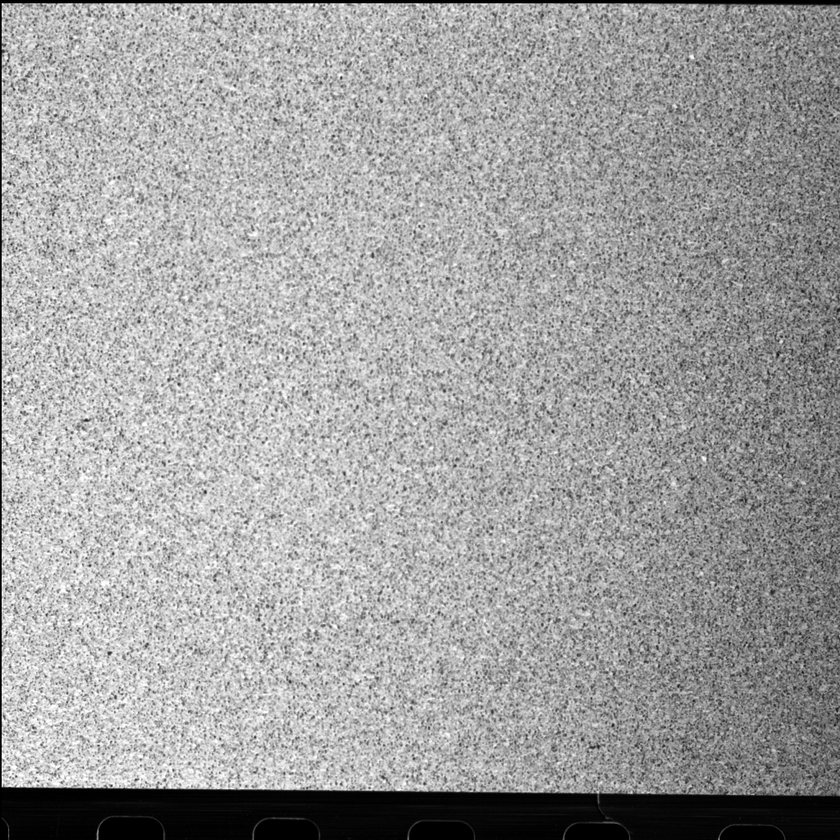
#> input picture L5/1.4.11.tiff, 840 x 840 px, shrunk from 1024 x 1024 before the run
$ jupyter execute AI-L5.ipynb   (older library calls are emulated)
#> lines starting #> are read from the running program, lines starting #| are printed output that depends on the picture
# Caracterizarea texturilor

## Introducere

Termenul de textura este legat de perceptia (vizuala si tactila) a unui material. Putem considera textura ca o proprietate a obiectelor sau a materialelor, ce caracterizeaza structura lor fizica din punctul de vedere al dimensiunii, formei, orientarii, aranjamentului si proportiei partilor constituente ale acesteia.

Caracterizarea texturilor se poate face:
- din punct de vedere determinist considerand repetarea unor motive de baza (spatial), in diferite directii.
- din punct de vedere probabilist considerand ca textura este generata de ceva aleator, fara vreo repetabilitate localizabila.
- mixt considerand ca textura poate fi vazuta ca o structura spatiala constituita din mai multe motive de baza, dipuse în mod aleator (in spatiu sau/si amplitudine)

## Caracterizarea texturilor prin matrice de coocurenta

In general matricea de coocurenta este aproximarea densitatii de probabilitate de ordin 2 a unei perechi de variabile aleatoare. In cazul imaginilor vom considera ca cele doua variabile aleatoare sunt valorile nivelurilor de gri a 2 pixeli cu pozitie relativa stabila unul fata de altul.

Se stabileste un vector de translatie spatiala $t$ ce defineste separatia spatiala a celor 2 pixeli (pozitia relativa a celui de-al doilea pixel fata de primul - considerat originea axei de coordonate). Pentru orice 2 pixeli separati de acest vector de translatie se calculeaza probabilitatea de aparitie a perechii de pixeli care au nivelurile de gri $a$ si respectiv $b$:

\begin{equation}
M_t(a, b) = Card\{ (x,x+t)∈R×R | f(x) = a \text{  si  } f(x+t) = b\} / Card\{( (x,x+t)∈R×R \} .
\end{equation}

Asadar matricea de coocurenta va fi o matrice patrata, cu numar de linii si coloane egal cu numarul de niveluri de gri din imaginea/regiunea de textura considerata. <i>In practica, pentru reducerea calculelor, numarul de niveluri de gri este redus la 8 sau la 16.</i>

Distinctia intre texturi diferite poate fi facuta in primul rand prin inspectia (examinarea de ansamblu) a matricii de coocurenta, printr-o vizualizare tridimensionala a matricii (de exemplu, pentru o zona uniforma, matricea de coocurenta are o singura componenta nenula, indiferent de vectorul de translatie ales). Pentru o comparatie numerica au fost definiti mai multi indici de natura statistica (omogenitate, uniformitate, entropie, contrast, etc.) ce caracterizeaza distributia componentelor matricei de coocurenta.

In Python o implementare directa a calculului matricei de coocurenta si a parametrilor statistici calculati pe aceasta se gasesc chiar in skimage cu <i>greycomatrix</i> si <i>greycoprops</i>.

Utilizati greycomatrix si greycoprops pentru o textura mica facuta local si urmariti rezultatele. Modificati distanta si unghiul si observati cum se modifica matricea de coocurenta.

<i>Atentie: vectorul de translatie se va da sub forma distanta si unghi in greycomatrix.</i>

[cell 1]
import numpy as np
from skimage import io, color, feature
import matplotlib.pyplot as plt


image = np.array([[0, 0, 2, 1],
                  [0, 0, 1, 1],
                  [0, 2, 2, 2],
                  [2, 2, 3, 3]], dtype=np.uint8)

image = np.array([[0, 0, 2, 2],
                  [0, 0, 2, 2],
                  [0, 0, 2, 2],
                  [0, 0, 2, 2]], dtype=np.uint8)

print(image)
print('\n')
# feature.graycomatrix (imagine, distanta, unghi, numar de niveluri gri)
result = feature.graycomatrix(image, [1], [0], levels = 4)
print(result[:,:,0,0])

print('\n')
result = feature.graycomatrix(image, [1], [np.pi/4], levels = 4, normed = 'True')

print(np.shape(result))


print(result[:,:,0,0])
#print(result[:,:,0,1])

print('\n')
contr = feature.graycoprops(result, prop = 'contrast')
print(contr)
#plt.figure(), plt.imshow(result[:,:,0,0], cmap = 'gray'), plt.colorbar(), plt.show()

Folosind greycomatrix si greycoprops, scrieti o functie care sa calculeze parametri statistici pe matricea de coocurenta si sa ii intoarca intr-un vector.

[cell 2]
import numpy as np
from skimage import io, color, feature
import matplotlib.pyplot as plt

L = 256 #numarul initial de niveluri de gri
d = 16 #de cate ori micsorez numarul de niveluri de gri

def texture_features_GCM(img):
    result = feature.graycomatrix(img, [1], [0,  np.pi/4,  np.pi/2], levels=int(L/d))
    fc = feature.graycoprops(result, prop = 'contrast')
    fd = feature.graycoprops(result, prop = 'dissimilarity')
    fh = feature.graycoprops(result, prop = 'homogeneity')
    fa = feature.graycoprops(result, prop = 'ASM')
    fe = feature.graycoprops(result, prop = 'energy')
    fcc = feature.graycoprops(result, prop = 'correlation')

    feat = np.concatenate((fc,fd,fh,fa,fe,fcc), axis = 1)
    return feat


print(texture_features_GCM(image))

Cititi o imagine ce contine o textura. Micsorati numarul de niveluri de gri din aceasta imagine. Impartiti imaginea in blocuri de dimensiune fixa si calculati pe fiecare bloc parametri statistici pe baza matricei de coocurenta (folosind functia de mai sus). Folositi o suprapunere de 50% intre blocuri.

Modificati imaginea. Observati cum se schimba masurile.

[cell 3]
import numpy as np
from skimage import io, color, feature
import matplotlib.pyplot as plt

L = 256 #numarul initial de niveluri de gri
d = 16 #de cate ori micsorez numarul de niveluri de gri

# verificare pe imagini
image = io.imread('1.4.11.tiff')
#> image is the input picture: shape (840, 840); min 0, max 255, mean 160
dims = np.shape(image)
#> dims = (840, 840)
print(dims)
#| (840, 840)
plt.figure(), plt.imshow(image, cmap = 'gray'), plt.colorbar(), plt.show()

# se micsoreaza numarul de niveluri de gri
image = np.uint8(image/d)
plt.figure(),plt.imshow(image, cmap = 'gray'), plt.colorbar(), plt.show()

size_patch = 64 # cate linii / coloane are blocul pe care calculez matricea de coocurenta
step = int(size_patch/2) # pasul de parcurgere
nr_patch = int(dims[0]/step - 1) # cate blocuri am
#> nr_patch = 25

features1 = np.zeros([nr_patch*nr_patch, 18]) # 18 sunt numarul de masuri calculate pe matricea de coocurenta

index = 0
for i in range(nr_patch):
    for j in range(nr_patch):
        img = image[i*step:(i+2)*step, j*step:(j+2)*step]
        features1[index, :] = texture_features_GCM(img)
        index += 1
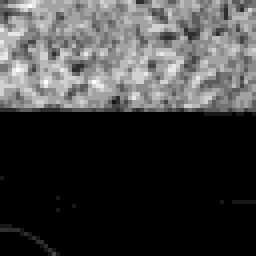
#> img: shape (64, 64) (shown 4 times larger); min 0, max 11, mean 2.8; drawn with min black and max white

print(features1)
#> (printed output is left out)
print(np.shape(features1))
#| (625, 18)

Folosind codul de mai sus, calculati masuri pe matricea de coocurenta a imaginii 'textura_mare1.tiff'. Clusterizati aceste date cu ajutorul algoritmului K-Means si folosind etichetele date de clusterizare segmentati imaginea. Ce observati?

Incercati acelasi cod pe 'textura_mare.tiff'.

[cell 4]
from sklearn import cluster

L = 256 #numarul initial de niveluri de gri
d = 16 #de cate ori micsorez numarul de niveluri de gri

image = io.imread('textura_mare.tiff')
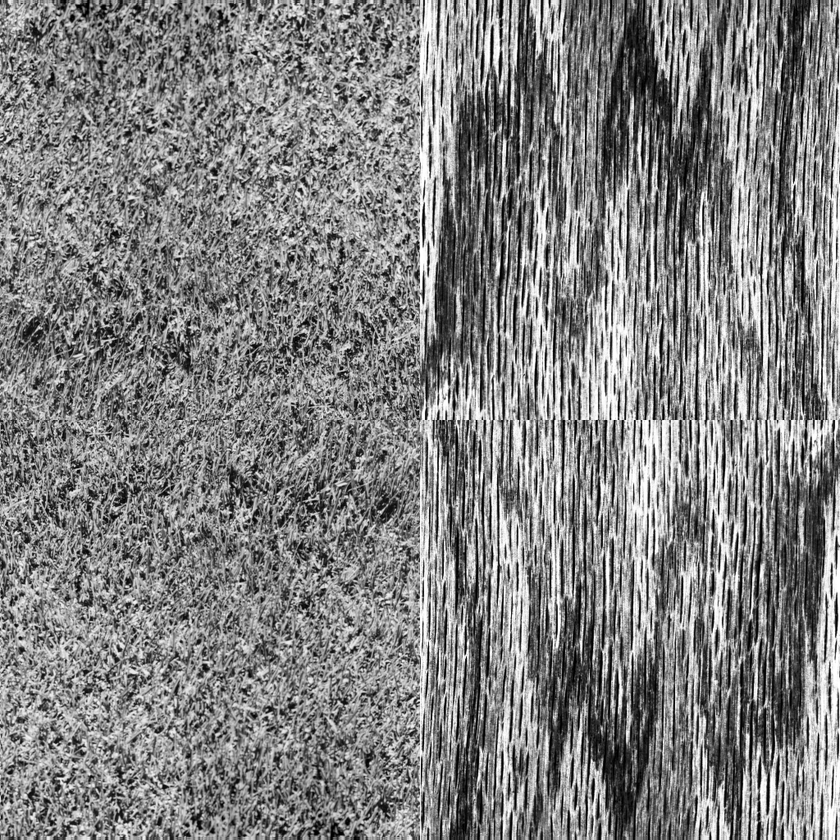
#> input picture L5/textura_mare.tiff, 840 x 840 px, shrunk from 1024 x 1024 before the run
#> image is the input picture: shape (840, 840); min 0, max 255, mean 129.3
dims = np.shape(image)
plt.imshow(image, cmap = 'gray'), plt.colorbar(), plt.show()

# se micsoreaza numarul de niveluri de gri
image = np.uint8(image/d)
plt.figure(),plt.imshow(image, cmap = 'gray'), plt.colorbar(), plt.show()

print(np.shape(image))
#| (840, 840)

#image[:,512:1023]=10
#plt.figure(),plt.imshow(image, cmap = 'gray'), plt.colorbar(), plt.show()

# impart imaginea in blocuri (suprapuse 50%) de size_patch x size_patch
size_patch = 64
step = int(size_patch/2)
nr_patch = int(dims[0]/step - 1)

features1 = np.zeros([nr_patch*nr_patch,18])

index = 0
for i in range(nr_patch):
    for j in range(nr_patch):

        img = image[i*step:(i+2)*step, j*step:(j+2)*step]
#        features1[i*nr_patch+j, :] = texture_features_GCM(img)
        features1[index, :] = texture_features_GCM(img)
        index +=  1
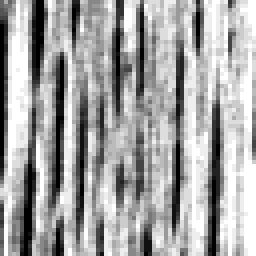
#> img: shape (64, 64) (shown 4 times larger); min 0, max 15, mean 9.7; drawn with min black and max white

#
print(np.shape(features1))
#| (625, 18)

[cell 5]
kmeans = cluster.KMeans(n_clusters=2, random_state=0).fit(features1)
etichete = kmeans.labels_
centroizi = kmeans.cluster_centers_

plt.figure(),plt.imshow(np.reshape(etichete,(nr_patch, nr_patch)), cmap = 'gray'),plt.show()

[cell 6]
kmeans = cluster.KMeans(n_clusters=3, random_state=0).fit(features1)
etichete = kmeans.labels_
centroizi = kmeans.cluster_centers_

plt.figure(),plt.imshow(np.reshape(etichete,(nr_patch, nr_patch)), cmap = 'gray'),plt.show()

## Caracterizarea texturilor prin matrice de izosegmente

Un izosegment de nivele de gri (numit uneori si plaja sau runlength) este o multime liniara, de lungime maxima, formata din pixeli consecutivi ce au acelasi nivel de gri, orientata pe o anumita directie. Lungimea unui izosegment este numarul de pixeli ce formeaza respectiva multime. Pentru o orientare (directie) fixata $θ$, se poate determina o matrice de izosegmente, ale carei elemente $M_θ(a, b)$ reprezinta numarul de izosegment ede lungime $b$ data, formate din pixeli de un nivel de gri $a$ dat si orientate pe directia $θ$. Matricea rezultata are $M$ linii (egal cu numarul de nivele de gri din imagine) si un numar de coloane $N_θ$, egal cu lungimea maxima a izosegmentelor pe directia considerata.

Sa se urmareasca in codul de mai jos o implementare simpla a calculului matricei de izosegmente pe directie orizontala.

[cell 7]
import numpy as np
from skimage import io
import matplotlib.pyplot as plt

def GLRLM(img, grayLevel, runLength):
#> called with img = array of shape (4, 4), grayLevel = 4, runLength = 4
    rlm = np.zeros([grayLevel, runLength])
    counter = 0
    dims = np.shape(img)
    # pentru fiecare pixel compar cu cel din dreapta
    for i in range(dims[0]):
        for j in range(dims[1]):
            val = img[i, j] # valoarea in pixelul curent
            # daca sunt la ultima coloana am ajuns la capatul izosegmentului
            if j==dims[1]-1:
                # incrementez RLM-ul si resetez counter
                rlm[val, counter] += 1
                counter = 0
            else:
                nextVal = img[i, j + 1] # valoarea in pixelul urmator
                # daca valorile sunt egale inseamna ca sunt in interiorul izosegmentului
                # deci incrementez lungimea
                if nextVal == val:
                    counter += 1
                    # altfel am ajuns la capatul izosegmentului
                    # incrementez RLM-ul si resetez counter
                else:
                    rlm[val, counter] += 1
                    counter = 0

    return rlm

Pe baza matricei de izosegmente se pot calcula diverse marimi cum ar fi proportia izosegmentelor scurte, proportia izosegmentelor lungi, heterogenitatea (non-uniformitatea) valorilor, heterogenitatea (non-uniformitatea) lungimilor, proportia izosegmentelor.

Acestea se pot calcula astfel:

[cell 8]
def paramGLRLM(rlm):
    rez=i = np.zeros([1,5])
    [h,w] = np.shape(rlm)
    i = np.arange(w)+1
    hist = np.dot(rlm,np.transpose(i))
    slp = np.sum(rlm)
    rez[0,4] = slp/np.sum(hist)
    i = i*i
    i = i[np.newaxis]
    t = np.dot(np.ones([h,1]),i)
    rez[0,0] = np.sum(np.sum(rlm/t))/slp
    rez[0,1] = np.sum(np.sum(rlm*t))/slp
    rez[0,2] = np.sum( np.sum(rlm, axis = 1) * np.sum(rlm, axis = 1), axis = 0 )/slp
    rez[0,3] = np.sum( np.sum(rlm, axis = 0) * np.sum(rlm, axis = 0) )/slp

    return rez

Scrieti un cod care sa calculeze matricea de izosegmente si parametri calculati pe aceasta matrice pe o imagine de textura mica, facuta local.

Cum faceti sa calculati matricea de izosegmente pe directia verticala?

[cell 9]
import numpy as np
from skimage import io, color, feature
import matplotlib.pyplot as plt

image = np.array([[0, 0, 1, 1],
                  [0, 0, 1, 1],
                  [0, 2, 2, 2],
                  [2, 2, 3, 3]], dtype=np.uint8)

image = np.array([[0, 2, 2, 2],
                  [0, 2, 2, 2],
                  [0, 2, 2, 2],
                  [0, 2, 2, 2]], dtype=np.uint8)


izo = GLRLM(image, 4, 4)
param_izo = paramGLRLM(izo)

print(izo)
print('\n')
print(param_izo)

Scrieti un cod care sa calculeze matricea de izosegmente si parametri calculati pe ea pentru o imagine reala care contine o textura folosind aceeasi tip de impartire in blocuri ca si la exercitiile anterioare (cu matrice de coocurenta). Nu uitati sa micsorati si numarul de niveluri de gri.

[cell 10]
import numpy as np
from skimage import io, color, feature
import matplotlib.pyplot as plt

L = 256
d = 16
image = io.imread('1.1.01.tiff')
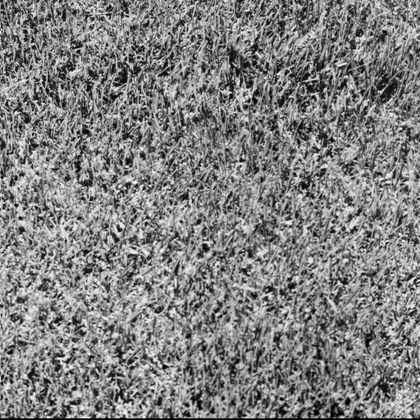
#> input picture L5/1.1.01.tiff, 420 x 420 px, shrunk from 512 x 512 before the run
#> image is the input picture: shape (420, 420); min 0, max 255, mean 128.7
dims = np.shape(image)
#image = np.uint8(color.rgb2gray(image)*255)
#plt.figure(), plt.imshow(image, cmap = 'gray'), plt.colorbar(), plt.show()

# se micsoreaza numarul de niveluri de gri
image = np.uint8(image/d)
plt.figure(),plt.imshow(image, cmap = 'gray'),plt.show()

size_patch = 64
step = int(size_patch/2)
nr_patch = int(dims[0]/step - 1)

features1 = np.zeros([nr_patch*nr_patch, 5])

index = 0
for i in range(nr_patch):
    for j in range(nr_patch):
        img = image[i*step:(i+2)*step, j*step:(j+2)*step]
        rlm = GLRLM(img, int(L/d), size_patch)
        features1[index, :] = paramGLRLM(rlm)
        index += 1
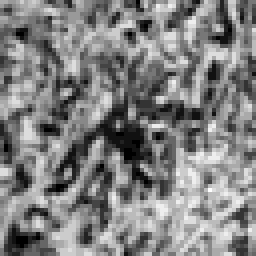
#> img: shape (64, 64) (shown 4 times larger); min 0, max 15, mean 7.58; drawn with min black and max white

print(features1)
#| [[9.06109640e-01 1.47309730e+00 3.03870365e+02 2.80627014e+03
#|   8.75732422e-01]
#|  [8.97200536e-01 1.51240135e+00 3.09209132e+02 2.71177170e+03
#|   8.66210938e-01]
#|  [8.91960812e-01 1.52691218e+00 3.09676487e+02 2.66106912e+03
#|   8.61816406e-01]
#|  [8.94411783e-01 1.52006783e+00 3.10823064e+02 2.68438496e+03
#|   8.63769531e-01]
#|  [8.95146071e-01 1.52020345e+00 3.13047471e+02 2.69051116e+03
#|   8.64013672e-01]
#|  [8.92998225e-01 1.51427764e+00 3.20224201e+02 2.67337320e+03
#|   8.63525391e-01]
#> (further printed lines are left out)
print(np.shape(features1))

Rulati codul pe imaginea care contine 2 texturi si segmentati imaginea cu ajutorul clusterizatii K-Means.

[cell 11]
from sklearn import cluster

L = 256 #numarul initial de niveluri de gri
d = 16 #de cate ori micsorez numarul de niveluri de gri


image = io.imread('textura_mare1.tiff')
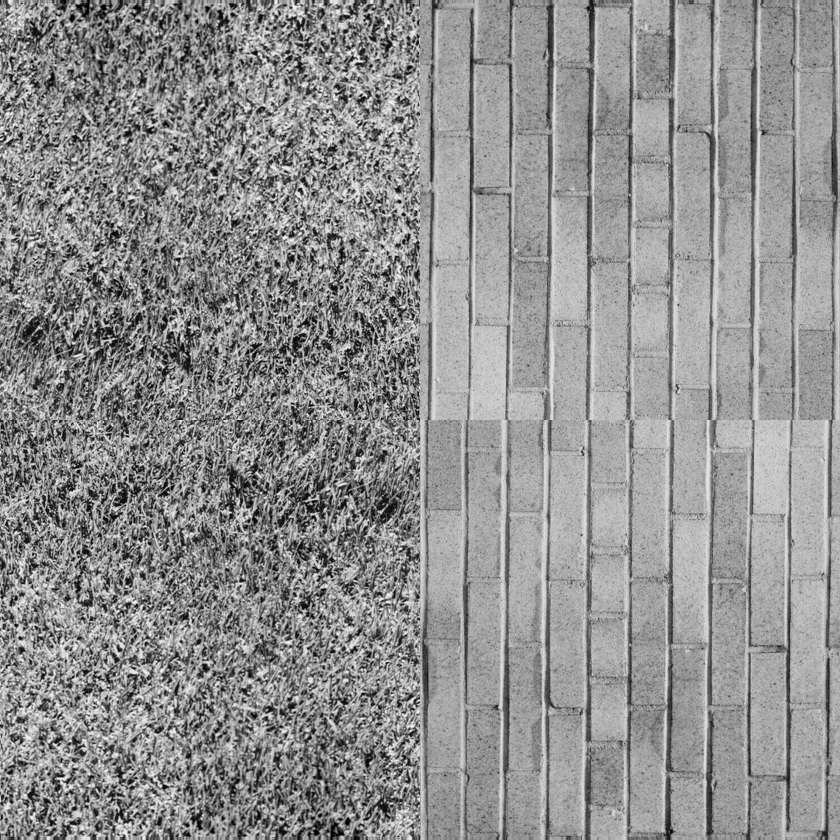
#> input picture L5/textura_mare1.tiff, 840 x 840 px, shrunk from 1024 x 1024 before the run
#> image is the input picture: shape (840, 840); min 0, max 249, mean 143.9
dims = np.shape(image)
plt.imshow(image, cmap = 'gray'), plt.colorbar(), plt.show()

# se micsoreaza numarul de niveluri de gri
image = np.uint8(image/d)
plt.figure(),plt.imshow(image, cmap = 'gray'), plt.colorbar(), plt.show()

# impart imaginea in blocuri (suprapuse 50%) de size_patch x size_patch
size_patch = 64
step = int(size_patch/2)
nr_patch = int(dims[0]/step - 1)

features1 = np.zeros([nr_patch*nr_patch,5])

index = 0
for i in range(nr_patch):
    for j in range(nr_patch):

        img = image[i*step:(i+2)*step, j*step:(j+2)*step]

        rlm = GLRLM(img, int(L/d), size_patch)
        features1[index, :] = paramGLRLM(rlm)
        index += 1
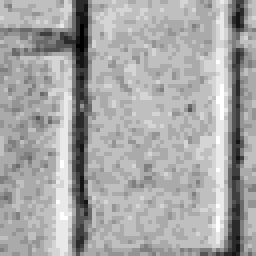
#> img: shape (64, 64) (shown 4 times larger); min 1, max 13, mean 8.89; drawn with min black and max white


#
kmeans = cluster.KMeans(n_clusters=2, random_state=0).fit(features1)
etichete = kmeans.labels_
centroizi = kmeans.cluster_centers_

plt.figure(),plt.imshow(np.reshape(etichete,(nr_patch, nr_patch)), cmap = 'gray'),plt.show()

[cell 12]
kmeans = cluster.KMeans(n_clusters=3, random_state=0).fit(features1)
etichete = kmeans.labels_
centroizi = kmeans.cluster_centers_

plt.figure(),plt.imshow(np.reshape(etichete,(nr_patch, nr_patch)), cmap = 'gray'),plt.show()
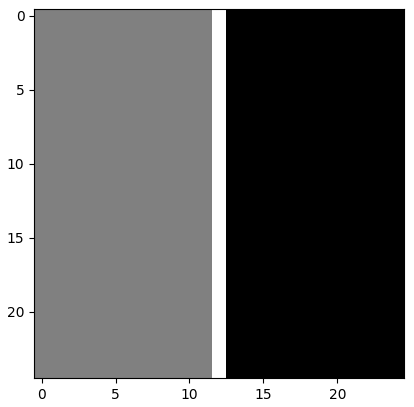
#> figure drawn by matplotlib, 1 panel

TEMA: Scrieti un cod care sa foloseasca ambele tipuri de trasaturi (atat pe matricea de coocurenta, cat si pe matricea de izosegmente), sa faca segmentarea prin clusterizare cu K-Means si sa calculeze precizia si reamintirea.

[cell 13]
from sklearn import cluster

L = 256 #numarul initial de niveluri de gri
d = 16 #de cate ori micsorez numarul de niveluri de gri


image = io.imread('textura_mare.tiff')
dims = np.shape(image)
plt.imshow(image, cmap = 'gray'), plt.colorbar(), plt.show()

# se micsoreaza numarul de niveluri de gri
image = np.uint8(image/d)
plt.figure(),plt.imshow(image, cmap = 'gray'), plt.colorbar(), plt.show()

# impart imaginea in blocuri (suprapuse 50%) de size_patch x size_patch
size_patch = 64
step = int(size_patch/2)
nr_patch = int(dims[0]/step - 1)

features1 = np.zeros([nr_patch*nr_patch,5])
features2 = np.zeros([nr_patch*nr_patch,18])


index = 0
for i in range(nr_patch):
    for j in range(nr_patch):

        img = image[i*step:(i+2)*step, j*step:(j+2)*step]
        rlm = GLRLM(img, int(L/d), size_patch)
        features1[index, :] = paramGLRLM(rlm)
        features2[index, :] = texture_features_GCM(img)
        index += 1

features = np.concatenate((features1, features2), axis=1)
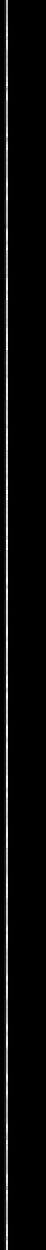
#> features: shape (625, 23) float64 (shown 2 times larger); min 0.00521, max 3181.2, mean 129; drawn with min black and max white

[cell 14]
kmeans = cluster.KMeans(n_clusters=3, random_state=0).fit(features1)
etichete = kmeans.labels_
centroizi = kmeans.cluster_centers_

plt.figure(),plt.imshow(np.reshape(etichete,(nr_patch, nr_patch)), cmap = 'gray'),plt.show()
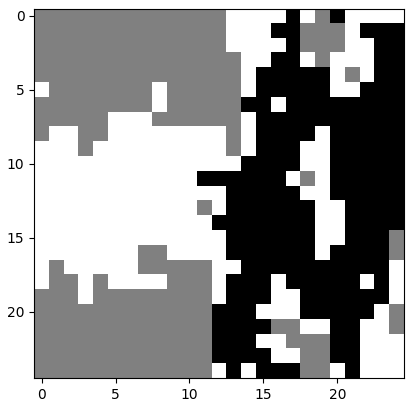
#> figure drawn by matplotlib, 1 panel
